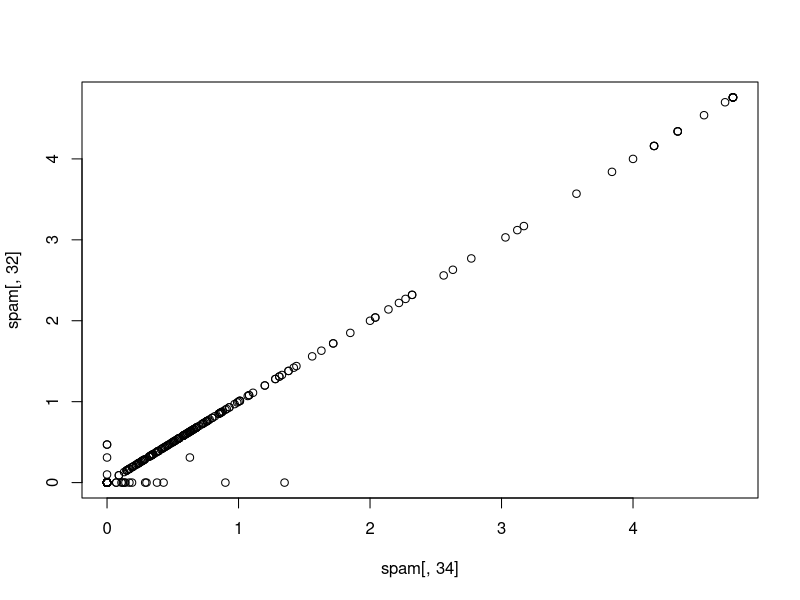
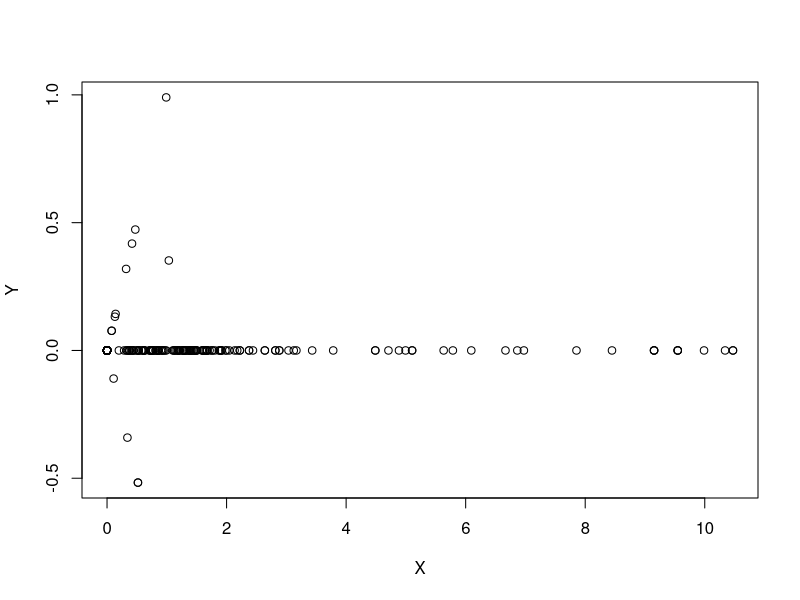

Write the R code that produced these figures, in order.
# Coursera: Practical Machine learning
# Script from course commented by Alexander Buschle

rm(list = ls())

# Week 2 - Lecture 7 - Preprocessing with principal component analysis  ####

# Correlated predictors 

library(caret)
library(kernlab)
data(spam)

inTrain <- createDataPartition(y = spam$type, p = 0.75, list = FALSE)

training <- spam[inTrain, ]
testing <- spam[-inTrain, ]

# leave out the 58th column, because this is the outcome (spam, nonspam)
M <- abs(cor(training[, -58]))
# cor: calculates the correlation between all these columns
# abs: absolute value 

# set selfcorrelation to 0, because we are not interested in this
diag(M) <- 0

# here you check which variables have a high correlation with each other

which(M > 0.8, arr.ind = T)

# row col
# num857  32  31
# num415  34  31
# telnet  31  32
# num415  34  32    <- this comes up in the example
# direct  40  32
# telnet  31  34
# num857  32  34    <- this comes up in the example
# direct  40  34
# num857  32  40
# num415  34  40

# in this case higher 0.8
# arr.ind: does not give the absoute position, but the position within the matrix





# Correlated predictions

names(spam)[c(34, 32)]
# [1] "num415" "num857"

# this is to check, if they are really highly correlated
plot(spam[, 34], spam [, 32])







# We could rotate the plot

# adding up the variables
X <- 1.1 * training$num415 + 1.1 * training$num857
# becomes the x-axis


# subtracting the variables
Y <-1.1 * training$num415 - 1.1 * training$num857
# becomes the y-axis

# plotting
plot(X,Y)
